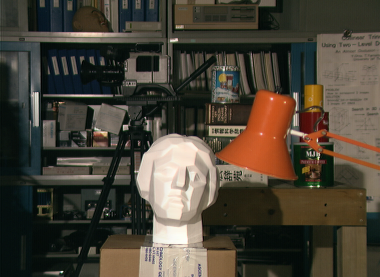
#> input picture 32. filters/Inputs/clahe.png, 380 x 277 px, found by its file name
$ python 1.2D_filters.py
#> lines starting #> are read from the running program, lines starting #| are printed output that depends on the picture
import cv2
import numpy as np


img = cv2.imread('Inputs\clahe.png', 0)
#> img: shape (277, 380); min 0, max 253, mean 69.2


# 1. Edge detection filter
kernel1 =   np.array([[-1 , -1 , -1],
                      [-1 ,  8 , -1],
                      [-1 , -1 , -1]])

# 2. Sharpening filter
kernel2 =   np.array([[0  , -1 ,  0],
                      [-1 ,  5 , -1],
                      [0  , -1 ,  0]])

# 3. Emboss filter
kernel3 =   np.array([[-2 , -1 ,  0],
                      [-1 ,  1 ,  1],
                      [0  ,  1 ,  2]])

# 4. Identity filter
kernel4 =   np.array([[0  ,  0 ,  0],
                      [0  ,  1 ,  0],
                      [0  ,  0 ,  0]])

# 5. Your filterLC
my_kernel = np.array([[4  ,  0 ,  0],
                      [0  ,  0 ,  0],
                      [0  ,  0 , -4]])

result1   = cv2.filter2D(img, -1,   kernel1)
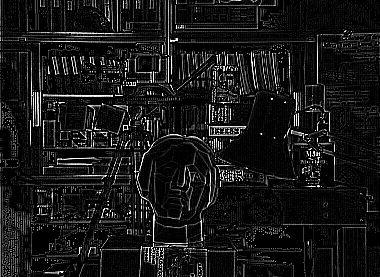
#> result1: shape (277, 380); min 0, max 255, mean 22.9
result2   = cv2.filter2D(img, -1,   kernel2)
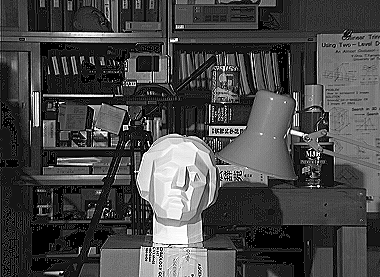
#> result2: shape (277, 380); min 0, max 255, mean 71.9
result3   = cv2.filter2D(img, -1,   kernel3)
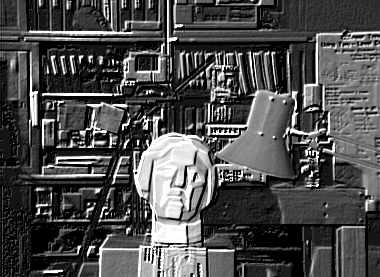
#> result3: shape (277, 380); min 0, max 255, mean 76.7
result4   = cv2.filter2D(img, -1,   kernel4)
my_result = cv2.filter2D(img, -1, my_kernel)
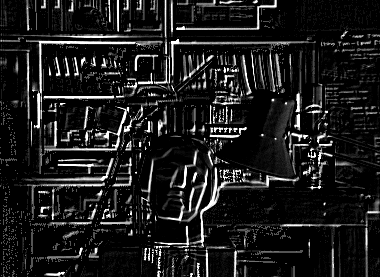
#> my_result: shape (277, 380); min 0, max 255, mean 28.3

img1   = np.hstack((img,   result1))
img2   = np.hstack((img,   result2))
img3   = np.hstack((img,   result3))
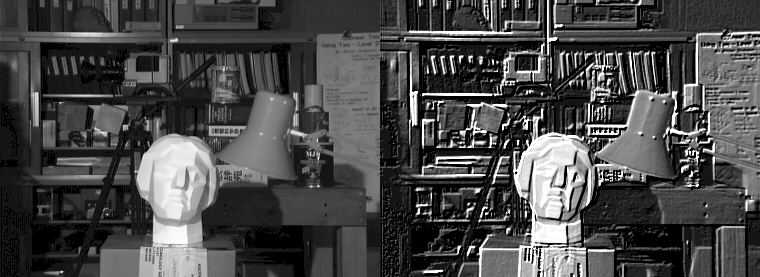
#> img3: shape (277, 760); min 0, max 255, mean 73
img4   = np.hstack((img,   result4))
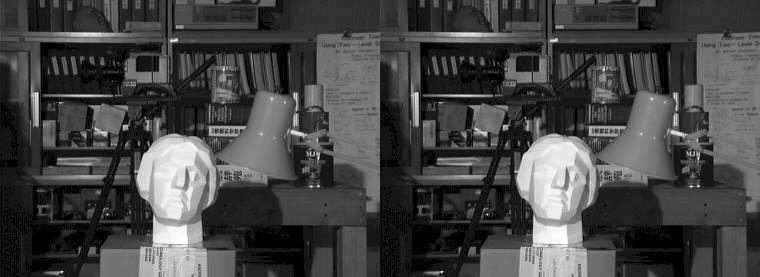
#> img4: shape (277, 760); min 0, max 253, mean 69.2
my_img = np.hstack((img, my_result))
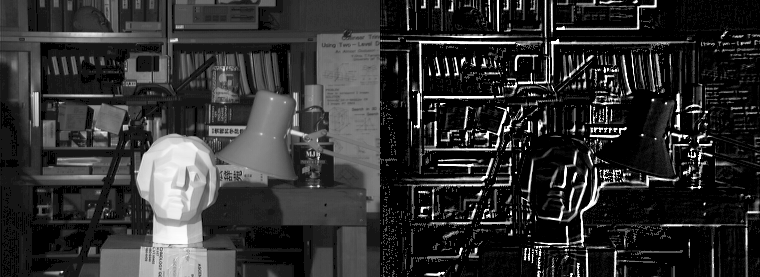
#> my_img: shape (277, 760); min 0, max 255, mean 48.8

cv2.imwrite(  "Outputs/2D_filters/image_filter1.jpg",   img1)
cv2.imwrite(  "Outputs/2D_filters/image_filter2.jpg",   img2)
cv2.imwrite(  "Outputs/2D_filters/image_filter3.jpg",   img3)
cv2.imwrite(  "Outputs/2D_filters/image_filter4.jpg",   img4)
cv2.imwrite("Outputs/2D_filters/my_image_filter.jpg", my_img)

$ run again, with 32. filters/Inputs/Medianfilterp.png copied over 32. filters/Inputs/clahe.png
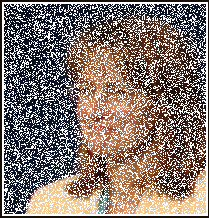
#> input picture 32. filters/Inputs/Medianfilterp.png, 209 x 218 px, found by its file name
#> `my_result = cv2.filter2D(img, -1, my_kernel)`:
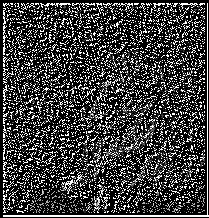
#> my_result: shape (218, 209); min 0, max 255, mean 64.3
#> `my_img = np.hstack((img, my_result))`:
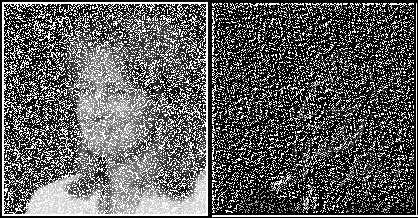
#> my_img: shape (218, 418); min 0, max 255, mean 93.8

$ run again, with 32. filters/Inputs/balloons_noisy.png copied over 32. filters/Inputs/clahe.png
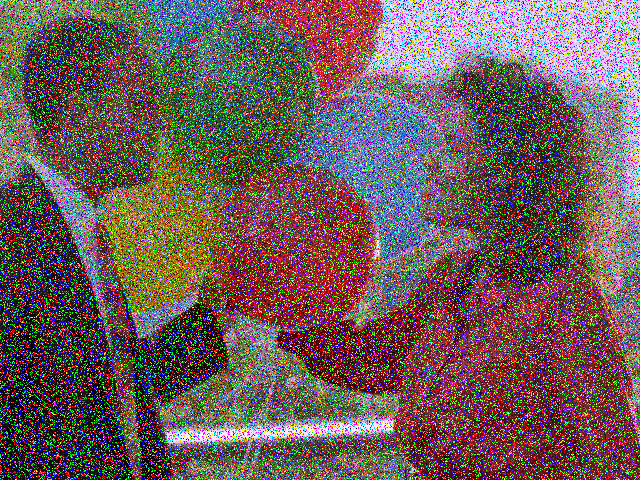
#> input picture 32. filters/Inputs/balloons_noisy.png, 640 x 480 px, found by its file name
#> `my_result = cv2.filter2D(img, -1, my_kernel)`:
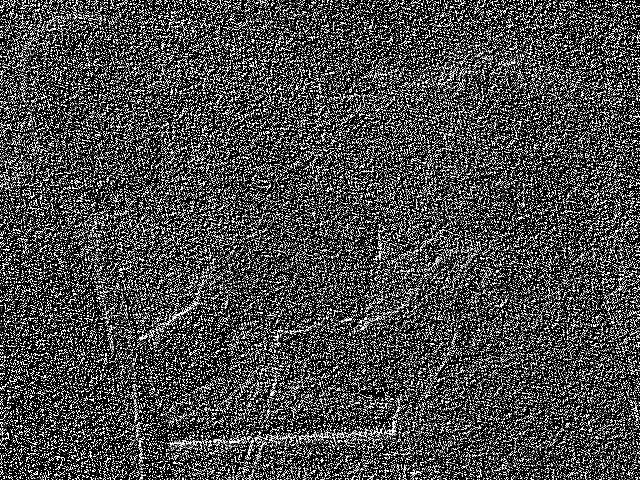
#> my_result: shape (480, 640); min 0, max 255, mean 73.7
#> `my_img = np.hstack((img, my_result))`:
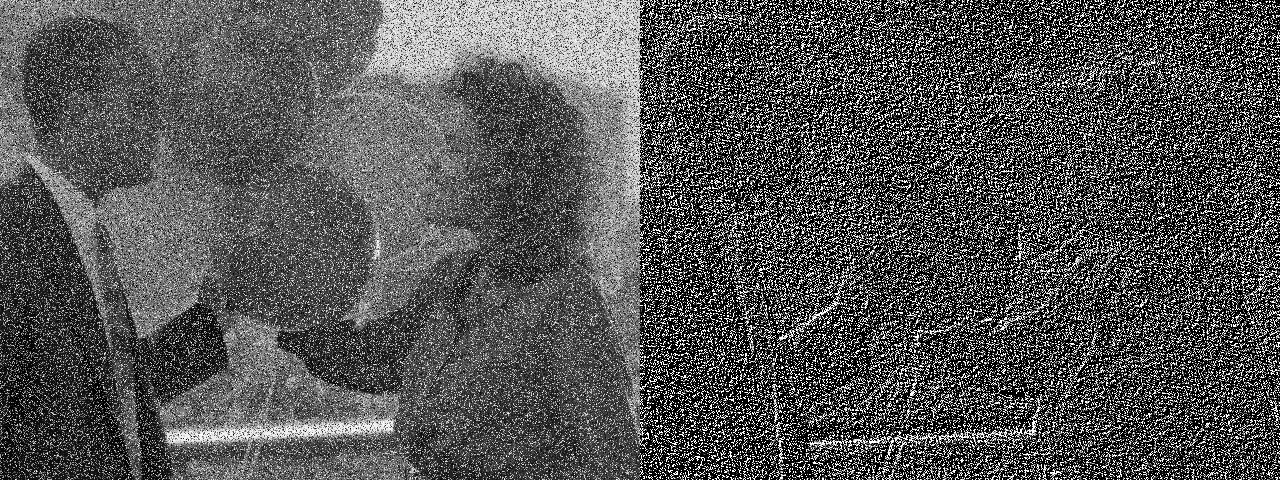
#> my_img: shape (480, 1280); min 0, max 255, mean 85
